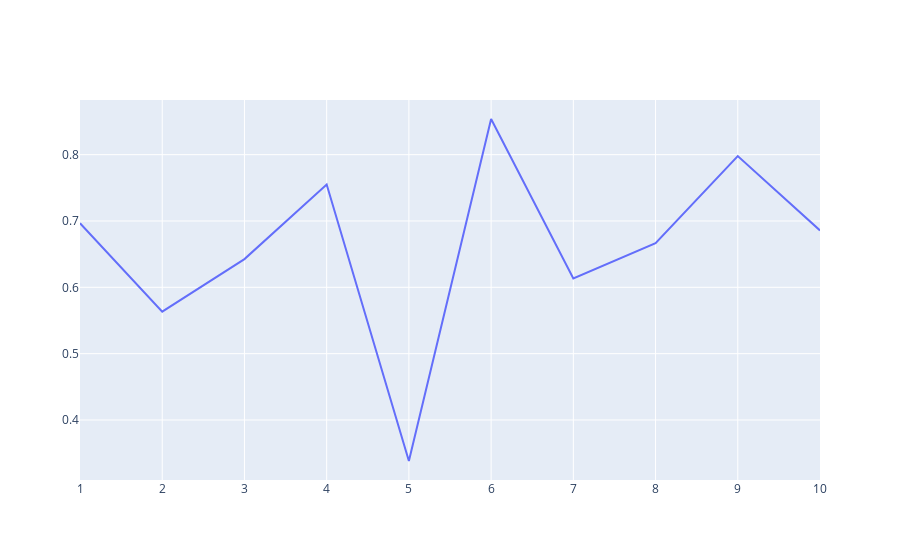

This figure's notebook cell:
### Code cell
import plotly.graph_objects as go
import plotly.express as px

x=np.arange(1,11)
y=np.random.rand(10)
fig = go.Figure()
fig.add_trace(go.Scatter(x = x, y = y, mode='lines'))

### Figure 1 — Plotly figure (JSON) as saved in the notebook; plotly's stock layout.template omitted (floating-point values rounded to 4 significant figures)
{"data": [{"mode": "lines", "type": "scatter", "x": [1, 2, 3, 4, 5, 6, 7, 8, 9, 10], "y": [0.6967, 0.5633, 0.6425, 0.755, 0.3382, 0.8538, 0.6135, 0.6665, 0.7979, 0.6857]}], "layout": {"autosize": true, "xaxis": {"autorange": true, "range": [1, 10], "type": "linear"}, "yaxis": {"autorange": true, "range": [0.3095, 0.8824], "type": "linear"}}}
